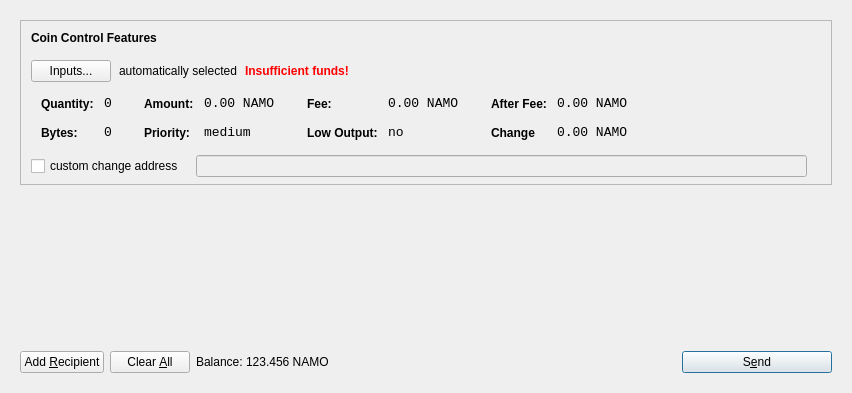
<?xml version="1.0" encoding="UTF-8"?>
<ui version="4.0">
 <class>SendCoinsDialog</class>
 <widget class="QDialog" name="SendCoinsDialog">
  <property name="geometry">
   <rect>
    <x>0</x>
    <y>0</y>
    <width>849</width>
    <height>393</height>
   </rect>
  </property>
  <property name="windowTitle">
   <string>Send Coins</string>
  </property>
  <layout class="QVBoxLayout" name="verticalLayout">
   <item>
    <widget class="QFrame" name="frameMain">
     <layout class="QVBoxLayout" name="verticalLayout_3">
      <item>
       <widget class="QFrame" name="frameCoinControl">
        <property name="sizePolicy">
         <sizepolicy hsizetype="Expanding" vsizetype="Expanding">
          <horstretch>0</horstretch>
          <verstretch>0</verstretch>
         </sizepolicy>
        </property>
        <property name="maximumSize">
         <size>
          <width>16777215</width>
          <height>16777215</height>
         </size>
        </property>
        <property name="frameShape">
         <enum>QFrame::StyledPanel</enum>
        </property>
        <property name="frameShadow">
         <enum>QFrame::Sunken</enum>
        </property>
        <layout class="QVBoxLayout" name="verticalLayoutCoinControl2">
         <property name="spacing">
          <number>6</number>
         </property>
         <property name="leftMargin">
          <number>0</number>
         </property>
         <property name="topMargin">
          <number>0</number>
         </property>
         <property name="rightMargin">
          <number>0</number>
         </property>
         <property name="bottomMargin">
          <number>6</number>
         </property>
         <item>
          <layout class="QVBoxLayout" name="verticalLayoutCoinControl" stretch="0,0,0,0,1">
           <property name="spacing">
            <number>0</number>
           </property>
           <property name="leftMargin">
            <number>10</number>
           </property>
           <property name="topMargin">
            <number>10</number>
           </property>
           <item>
            <layout class="QHBoxLayout" name="horizontalLayoutCoinControl1">
             <property name="bottomMargin">
              <number>15</number>
             </property>
             <item>
              <widget class="QLabel" name="labelCoinControlFeatures">
               <property name="sizePolicy">
                <sizepolicy hsizetype="Preferred" vsizetype="Maximum">
                 <horstretch>0</horstretch>
                 <verstretch>0</verstretch>
                </sizepolicy>
               </property>
               <property name="font">
                <font>
                 <weight>75</weight>
                 <bold>true</bold>
                </font>
               </property>
               <property name="styleSheet">
                <string notr="true">font-weight:bold;</string>
               </property>
               <property name="text">
                <string>Coin Control Features</string>
               </property>
              </widget>
             </item>
            </layout>
           </item>
           <item>
            <layout class="QHBoxLayout" name="horizontalLayoutCoinControl2" stretch="0,0,0,0">
             <property name="spacing">
              <number>8</number>
             </property>
             <property name="bottomMargin">
              <number>10</number>
             </property>
             <item>
              <widget class="QPushButton" name="pushButtonCoinControl">
               <property name="styleSheet">
                <string notr="true"/>
               </property>
               <property name="text">
                <string>Inputs...</string>
               </property>
              </widget>
             </item>
             <item>
              <widget class="QLabel" name="labelCoinControlAutomaticallySelected">
               <property name="text">
                <string>automatically selected</string>
               </property>
               <property name="margin">
                <number>5</number>
               </property>
              </widget>
             </item>
             <item>
              <widget class="QLabel" name="labelCoinControlInsuffFunds">
               <property name="font">
                <font>
                 <weight>75</weight>
                 <bold>true</bold>
                </font>
               </property>
               <property name="styleSheet">
                <string notr="true">color:red;font-weight:bold;</string>
               </property>
               <property name="text">
                <string>Insufficient funds!</string>
               </property>
               <property name="margin">
                <number>5</number>
               </property>
              </widget>
             </item>
             <item>
              <spacer name="horizontalSpacerCoinControl">
               <property name="orientation">
                <enum>Qt::Horizontal</enum>
               </property>
               <property name="sizeHint" stdset="0">
                <size>
                 <width>40</width>
                 <height>1</height>
                </size>
               </property>
              </spacer>
             </item>
            </layout>
           </item>
           <item>
            <widget class="QWidget" name="widgetCoinControl" native="true">
             <property name="sizePolicy">
              <sizepolicy hsizetype="Preferred" vsizetype="Preferred">
               <horstretch>0</horstretch>
               <verstretch>0</verstretch>
              </sizepolicy>
             </property>
             <property name="minimumSize">
              <size>
               <width>0</width>
               <height>0</height>
              </size>
             </property>
             <property name="styleSheet">
              <string notr="true"/>
             </property>
             <layout class="QHBoxLayout" name="horizontalLayoutCoinControl5">
              <property name="leftMargin">
               <number>0</number>
              </property>
              <property name="topMargin">
               <number>0</number>
              </property>
              <property name="rightMargin">
               <number>0</number>
              </property>
              <property name="bottomMargin">
               <number>0</number>
              </property>
              <item>
               <layout class="QHBoxLayout" name="horizontalLayoutCoinControl3" stretch="0,0,0,1">
                <property name="spacing">
                 <number>20</number>
                </property>
                <property name="topMargin">
                 <number>0</number>
                </property>
                <property name="bottomMargin">
                 <number>10</number>
                </property>
                <item>
                 <layout class="QFormLayout" name="formLayoutCoinControl1">
                  <property name="horizontalSpacing">
                   <number>10</number>
                  </property>
                  <property name="verticalSpacing">
                   <number>14</number>
                  </property>
                  <property name="leftMargin">
                   <number>10</number>
                  </property>
                  <property name="topMargin">
                   <number>4</number>
                  </property>
                  <property name="rightMargin">
                   <number>6</number>
                  </property>
                  <item row="0" column="0">
                   <widget class="QLabel" name="labelCoinControlQuantityText">
                    <property name="styleSheet">
                     <string notr="true">font-weight:bold;</string>
                    </property>
                    <property name="text">
                     <string>Quantity:</string>
                    </property>
                    <property name="margin">
                     <number>0</number>
                    </property>
                   </widget>
                  </item>
                  <item row="0" column="1">
                   <widget class="QLabel" name="labelCoinControlQuantity">
                    <property name="font">
                     <font>
                      <family>Monospace</family>
                      <pointsize>10</pointsize>
                     </font>
                    </property>
                    <property name="cursor">
                     <cursorShape>IBeamCursor</cursorShape>
                    </property>
                    <property name="contextMenuPolicy">
                     <enum>Qt::ActionsContextMenu</enum>
                    </property>
                    <property name="text">
                     <string>0</string>
                    </property>
                    <property name="margin">
                     <number>0</number>
                    </property>
                    <property name="textInteractionFlags">
                     <set>Qt::LinksAccessibleByMouse|Qt::TextSelectableByKeyboard|Qt::TextSelectableByMouse</set>
                    </property>
                   </widget>
                  </item>
                  <item row="1" column="0">
                   <widget class="QLabel" name="labelCoinControlBytesText">
                    <property name="styleSheet">
                     <string notr="true">font-weight:bold;</string>
                    </property>
                    <property name="text">
                     <string>Bytes:</string>
                    </property>
                   </widget>
                  </item>
                  <item row="1" column="1">
                   <widget class="QLabel" name="labelCoinControlBytes">
                    <property name="font">
                     <font>
                      <family>Monospace</family>
                      <pointsize>10</pointsize>
                     </font>
                    </property>
                    <property name="cursor">
                     <cursorShape>IBeamCursor</cursorShape>
                    </property>
                    <property name="contextMenuPolicy">
                     <enum>Qt::ActionsContextMenu</enum>
                    </property>
                    <property name="text">
                     <string>0</string>
                    </property>
                    <property name="textInteractionFlags">
                     <set>Qt::LinksAccessibleByMouse|Qt::TextSelectableByKeyboard|Qt::TextSelectableByMouse</set>
                    </property>
                   </widget>
                  </item>
                 </layout>
                </item>
                <item>
                 <layout class="QFormLayout" name="formLayoutCoinControl2">
                  <property name="horizontalSpacing">
                   <number>10</number>
                  </property>
                  <property name="verticalSpacing">
                   <number>14</number>
                  </property>
                  <property name="leftMargin">
                   <number>6</number>
                  </property>
                  <property name="topMargin">
                   <number>4</number>
                  </property>
                  <property name="rightMargin">
                   <number>6</number>
                  </property>
                  <item row="0" column="0">
                   <widget class="QLabel" name="labelCoinControlAmountText">
                    <property name="styleSheet">
                     <string notr="true">font-weight:bold;</string>
                    </property>
                    <property name="text">
                     <string>Amount:</string>
                    </property>
                    <property name="margin">
                     <number>0</number>
                    </property>
                   </widget>
                  </item>
                  <item row="0" column="1">
                   <widget class="QLabel" name="labelCoinControlAmount">
                    <property name="font">
                     <font>
                      <family>Monospace</family>
                      <pointsize>10</pointsize>
                     </font>
                    </property>
                    <property name="cursor">
                     <cursorShape>IBeamCursor</cursorShape>
                    </property>
                    <property name="contextMenuPolicy">
                     <enum>Qt::ActionsContextMenu</enum>
                    </property>
                    <property name="text">
                     <string>0.00 NAMO</string>
                    </property>
                    <property name="textInteractionFlags">
                     <set>Qt::LinksAccessibleByMouse|Qt::TextSelectableByKeyboard|Qt::TextSelectableByMouse</set>
                    </property>
                   </widget>
                  </item>
                  <item row="1" column="0">
                   <widget class="QLabel" name="labelCoinControlPriorityText">
                    <property name="styleSheet">
                     <string notr="true">font-weight:bold;</string>
                    </property>
                    <property name="text">
                     <string>Priority:</string>
                    </property>
                   </widget>
                  </item>
                  <item row="1" column="1">
                   <widget class="QLabel" name="labelCoinControlPriority">
                    <property name="font">
                     <font>
                      <family>Monospace</family>
                      <pointsize>10</pointsize>
                     </font>
                    </property>
                    <property name="cursor">
                     <cursorShape>IBeamCursor</cursorShape>
                    </property>
                    <property name="contextMenuPolicy">
                     <enum>Qt::ActionsContextMenu</enum>
                    </property>
                    <property name="text">
                     <string>medium</string>
                    </property>
                    <property name="textInteractionFlags">
                     <set>Qt::LinksAccessibleByMouse|Qt::TextSelectableByKeyboard|Qt::TextSelectableByMouse</set>
                    </property>
                   </widget>
                  </item>
                 </layout>
                </item>
                <item>
                 <layout class="QFormLayout" name="formLayoutCoinControl3">
                  <property name="horizontalSpacing">
                   <number>10</number>
                  </property>
                  <property name="verticalSpacing">
                   <number>14</number>
                  </property>
                  <property name="leftMargin">
                   <number>6</number>
                  </property>
                  <property name="topMargin">
                   <number>4</number>
                  </property>
                  <property name="rightMargin">
                   <number>6</number>
                  </property>
                  <item row="0" column="0">
                   <widget class="QLabel" name="labelCoinControlFeeText">
                    <property name="styleSheet">
                     <string notr="true">font-weight:bold;</string>
                    </property>
                    <property name="text">
                     <string>Fee:</string>
                    </property>
                    <property name="margin">
                     <number>0</number>
                    </property>
                   </widget>
                  </item>
                  <item row="0" column="1">
                   <widget class="QLabel" name="labelCoinControlFee">
                    <property name="font">
                     <font>
                      <family>Monospace</family>
                      <pointsize>10</pointsize>
                     </font>
                    </property>
                    <property name="cursor">
                     <cursorShape>IBeamCursor</cursorShape>
                    </property>
                    <property name="contextMenuPolicy">
                     <enum>Qt::ActionsContextMenu</enum>
                    </property>
                    <property name="text">
                     <string>0.00 NAMO</string>
                    </property>
                    <property name="textInteractionFlags">
                     <set>Qt::LinksAccessibleByMouse|Qt::TextSelectableByKeyboard|Qt::TextSelectableByMouse</set>
                    </property>
                   </widget>
                  </item>
                  <item row="1" column="0">
                   <widget class="QLabel" name="labelCoinControlLowOutputText">
                    <property name="styleSheet">
                     <string notr="true">font-weight:bold;</string>
                    </property>
                    <property name="text">
                     <string>Low Output:</string>
                    </property>
                   </widget>
                  </item>
                  <item row="1" column="1">
                   <widget class="QLabel" name="labelCoinControlLowOutput">
                    <property name="font">
                     <font>
                      <family>Monospace</family>
                      <pointsize>10</pointsize>
                     </font>
                    </property>
                    <property name="cursor">
                     <cursorShape>IBeamCursor</cursorShape>
                    </property>
                    <property name="contextMenuPolicy">
                     <enum>Qt::ActionsContextMenu</enum>
                    </property>
                    <property name="text">
                     <string>no</string>
                    </property>
                    <property name="textInteractionFlags">
                     <set>Qt::LinksAccessibleByMouse|Qt::TextSelectableByKeyboard|Qt::TextSelectableByMouse</set>
                    </property>
                   </widget>
                  </item>
                 </layout>
                </item>
                <item>
                 <layout class="QFormLayout" name="formLayoutCoinControl4">
                  <property name="horizontalSpacing">
                   <number>10</number>
                  </property>
                  <property name="verticalSpacing">
                   <number>14</number>
                  </property>
                  <property name="leftMargin">
                   <number>6</number>
                  </property>
                  <property name="topMargin">
                   <number>4</number>
                  </property>
                  <property name="rightMargin">
                   <number>6</number>
                  </property>
                  <item row="0" column="0">
                   <widget class="QLabel" name="labelCoinControlAfterFeeText">
                    <property name="styleSheet">
                     <string notr="true">font-weight:bold;</string>
                    </property>
                    <property name="text">
                     <string>After Fee:</string>
                    </property>
                    <property name="margin">
                     <number>0</number>
                    </property>
                   </widget>
                  </item>
                  <item row="0" column="1">
                   <widget class="QLabel" name="labelCoinControlAfterFee">
                    <property name="font">
                     <font>
                      <family>Monospace</family>
                      <pointsize>10</pointsize>
                     </font>
                    </property>
                    <property name="cursor">
                     <cursorShape>IBeamCursor</cursorShape>
                    </property>
                    <property name="contextMenuPolicy">
                     <enum>Qt::ActionsContextMenu</enum>
                    </property>
                    <property name="text">
                     <string>0.00 NAMO</string>
                    </property>
                    <property name="textInteractionFlags">
                     <set>Qt::LinksAccessibleByMouse|Qt::TextSelectableByKeyboard|Qt::TextSelectableByMouse</set>
                    </property>
                   </widget>
                  </item>
                  <item row="1" column="0">
                   <widget class="QLabel" name="labelCoinControlChangeText">
                    <property name="styleSheet">
                     <string notr="true">font-weight:bold;</string>
                    </property>
                    <property name="text">
                     <string>Change</string>
                    </property>
                   </widget>
                  </item>
                  <item row="1" column="1">
                   <widget class="QLabel" name="labelCoinControlChange">
                    <property name="font">
                     <font>
                      <family>Monospace</family>
                      <pointsize>10</pointsize>
                     </font>
                    </property>
                    <property name="cursor">
                     <cursorShape>IBeamCursor</cursorShape>
                    </property>
                    <property name="contextMenuPolicy">
                     <enum>Qt::ActionsContextMenu</enum>
                    </property>
                    <property name="text">
                     <string>0.00 NAMO</string>
                    </property>
                    <property name="textInteractionFlags">
                     <set>Qt::LinksAccessibleByMouse|Qt::TextSelectableByKeyboard|Qt::TextSelectableByMouse</set>
                    </property>
                   </widget>
                  </item>
                 </layout>
                </item>
               </layout>
              </item>
             </layout>
            </widget>
           </item>
           <item>
            <layout class="QHBoxLayout" name="horizontalLayoutCoinControl4" stretch="0,0,0">
             <property name="spacing">
              <number>12</number>
             </property>
             <property name="sizeConstraint">
              <enum>QLayout::SetDefaultConstraint</enum>
             </property>
             <property name="topMargin">
              <number>5</number>
             </property>
             <property name="rightMargin">
              <number>5</number>
             </property>
             <item>
              <widget class="QCheckBox" name="checkBoxCoinControlChange">
               <property name="text">
                <string>custom change address</string>
               </property>
              </widget>
             </item>
             <item>
              <widget class="QLineEdit" name="lineEditCoinControlChange">
               <property name="enabled">
                <bool>false</bool>
               </property>
               <property name="sizePolicy">
                <sizepolicy hsizetype="Expanding" vsizetype="Fixed">
                 <horstretch>0</horstretch>
                 <verstretch>0</verstretch>
                </sizepolicy>
               </property>
              </widget>
             </item>
             <item>
              <widget class="QLabel" name="labelCoinControlChangeLabel">
               <property name="sizePolicy">
                <sizepolicy hsizetype="Preferred" vsizetype="Expanding">
                 <horstretch>0</horstretch>
                 <verstretch>0</verstretch>
                </sizepolicy>
               </property>
               <property name="minimumSize">
                <size>
                 <width>0</width>
                 <height>0</height>
                </size>
               </property>
               <property name="text">
                <string/>
               </property>
               <property name="margin">
                <number>3</number>
               </property>
              </widget>
             </item>
            </layout>
           </item>
           <item>
            <spacer name="verticalSpacerCoinControl">
             <property name="orientation">
              <enum>Qt::Vertical</enum>
             </property>
             <property name="sizeHint" stdset="0">
              <size>
               <width>800</width>
               <height>1</height>
              </size>
             </property>
            </spacer>
           </item>
          </layout>
         </item>
        </layout>
       </widget>
      </item>
      <item>
       <widget class="QScrollArea" name="scrollArea">
        <property name="frameShape">
         <enum>QFrame::NoFrame</enum>
        </property>
        <property name="widgetResizable">
         <bool>true</bool>
        </property>
        <widget class="QWidget" name="scrollAreaWidgetContents">
         <property name="geometry">
          <rect>
           <x>0</x>
           <y>0</y>
           <width>813</width>
           <height>148</height>
          </rect>
         </property>
         <layout class="QVBoxLayout" name="verticalLayout_2">
          <property name="leftMargin">
           <number>0</number>
          </property>
          <property name="topMargin">
           <number>0</number>
          </property>
          <property name="rightMargin">
           <number>0</number>
          </property>
          <property name="bottomMargin">
           <number>0</number>
          </property>
          <item>
           <layout class="QVBoxLayout" name="entries">
            <property name="spacing">
             <number>6</number>
            </property>
           </layout>
          </item>
          <item>
           <spacer name="verticalSpacer">
            <property name="orientation">
             <enum>Qt::Vertical</enum>
            </property>
            <property name="sizeHint" stdset="0">
             <size>
              <width>20</width>
              <height>40</height>
             </size>
            </property>
           </spacer>
          </item>
         </layout>
        </widget>
       </widget>
      </item>
      <item>
       <layout class="QHBoxLayout" name="horizontalLayout">
        <item>
         <widget class="QPushButton" name="addButton">
          <property name="toolTip">
           <string>Send to multiple recipients at once</string>
          </property>
          <property name="text">
           <string>Add &amp;Recipient</string>
          </property>
          <property name="icon">
           <iconset resource="../NamoCoin.qrc">
            <normaloff>:/icons/add</normaloff>:/icons/add</iconset>
          </property>
          <property name="autoDefault">
           <bool>false</bool>
          </property>
         </widget>
        </item>
        <item>
         <widget class="QPushButton" name="clearButton">
          <property name="sizePolicy">
           <sizepolicy hsizetype="Minimum" vsizetype="Fixed">
            <horstretch>0</horstretch>
            <verstretch>0</verstretch>
           </sizepolicy>
          </property>
          <property name="toolTip">
           <string>Remove all transaction fields</string>
          </property>
          <property name="text">
           <string>Clear &amp;All</string>
          </property>
          <property name="icon">
           <iconset resource="../NamoCoin.qrc">
            <normaloff>:/icons/remove</normaloff>:/icons/remove</iconset>
          </property>
          <property name="autoRepeatDelay">
           <number>300</number>
          </property>
          <property name="autoDefault">
           <bool>false</bool>
          </property>
         </widget>
        </item>
        <item>
         <layout class="QHBoxLayout" name="horizontalLayout_2">
          <property name="spacing">
           <number>3</number>
          </property>
          <item>
           <widget class="QLabel" name="label">
            <property name="sizePolicy">
             <sizepolicy hsizetype="Preferred" vsizetype="Fixed">
              <horstretch>0</horstretch>
              <verstretch>0</verstretch>
             </sizepolicy>
            </property>
            <property name="text">
             <string>Balance:</string>
            </property>
           </widget>
          </item>
          <item>
           <widget class="QLabel" name="labelBalance">
            <property name="sizePolicy">
             <sizepolicy hsizetype="Preferred" vsizetype="Fixed">
              <horstretch>0</horstretch>
              <verstretch>0</verstretch>
             </sizepolicy>
            </property>
            <property name="cursor">
             <cursorShape>IBeamCursor</cursorShape>
            </property>
            <property name="text">
             <string>123.456 NAMO</string>
            </property>
            <property name="textInteractionFlags">
             <set>Qt::LinksAccessibleByMouse|Qt::TextSelectableByKeyboard|Qt::TextSelectableByMouse</set>
            </property>
           </widget>
          </item>
         </layout>
        </item>
        <item>
         <spacer name="horizontalSpacer">
          <property name="orientation">
           <enum>Qt::Horizontal</enum>
          </property>
          <property name="sizeHint" stdset="0">
           <size>
            <width>40</width>
            <height>20</height>
           </size>
          </property>
         </spacer>
        </item>
        <item>
         <widget class="QPushButton" name="sendButton">
          <property name="minimumSize">
           <size>
            <width>150</width>
            <height>0</height>
           </size>
          </property>
          <property name="toolTip">
           <string>Confirm the send action</string>
          </property>
          <property name="text">
           <string>S&amp;end</string>
          </property>
          <property name="icon">
           <iconset resource="../NamoCoin.qrc">
            <normaloff>:/icons/send</normaloff>:/icons/send</iconset>
          </property>
          <property name="default">
           <bool>true</bool>
          </property>
         </widget>
        </item>
       </layout>
      </item>
     </layout>
     <zorder>scrollArea</zorder>
     <zorder>frameCoinControl</zorder>
     <zorder></zorder>
    </widget>
   </item>
  </layout>
 </widget>
 <resources>
  <include location="../NamoCoin.qrc"/>
 </resources>
 <connections/>
</ui>
